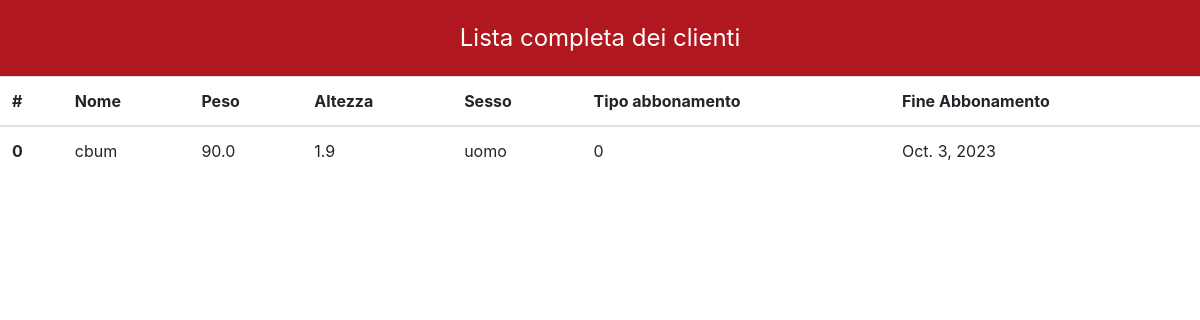
/user/listautenti/, run on the app's committed database.
### Users/models.py (models this page shows)
class MyUser(AbstractUser):
    sesso = models.CharField(max_length=10, choices=SESSO)
    peso = models.FloatField(blank=True, null=True)
    altezza = models.FloatField(blank=True, null=True)
    tipo_abbonamento = models.IntegerField(default=1)
    fine_abbonamento = models.DateField(blank=True, null=True)

### Users/views.py (the view)
# urls.py: path('listautenti/', UtentiListView.as_view(), name="listautenti"),
class UtentiListView(GroupRequiredMixin, ListView):
    group_required = ["nutrizionista", "pt"]
    model = MyUser
    template_name = "Users/lista_utenti.html"
    def get_queryset(self):
        gruppo_pt = Group.objects.get(name="pt")
        gruppo_nutrizionista = Group.objects.get(name="nutrizionista")
        queryset = MyUser.objects.exclude(groups=gruppo_pt).exclude(groups=gruppo_nutrizionista)
        queryset = queryset.exclude(is_superuser=True)
        return queryset

### Users/templates/Users/lista_utenti.html (shortened to what this page needs)
{% extends 'base.html' %}
{% block content %}
    <div class="text_red"> Lista completa dei clienti </div>
     <table class="table table-hover">
        <thead>
            <tr>
                <th scope="col">#</th>
                <th scope="col">Nome</th>
                <th scope="col">Peso</th>
                <th scope="col">Altezza</th>
                <th scope="col">Sesso</th>
                <th scope="col">Tipo abbonamento</th>
                <th scope="col">Fine Abbonamento</th>
            </tr>
        </thead>
        {% for cliente in object_list %}
            <tbody>
                <tr>
                    <th scope="row">{{ forloop.counter0 }} </th>
                    <td> {{ cliente.username}}</td>
                    <td> {{ cliente.peso}}</td>
                    <td> {{ cliente.altezza }}</td>
                    <td> {{ cliente.sesso }}</td>
                    <td> {{ cliente.tipo_abbonamento }}</td>
                    <td> {{ cliente.fine_abbonamento }}</td>
                </tr>
            </tbody>
        {% endfor %}
     </table>
{% endblock %}

### templates/base.html (style rules this page uses)
.text_red { background-color: #B0171F; padding: 20px; color: white; font-size: 24px; text-align: center; }

### data on the page
MyUser: username "cbum", peso "90.0", altezza "1.9", sesso "uomo", tipo_abbonamento "0", fine_abbonamento "Oct. 3, 2023"
